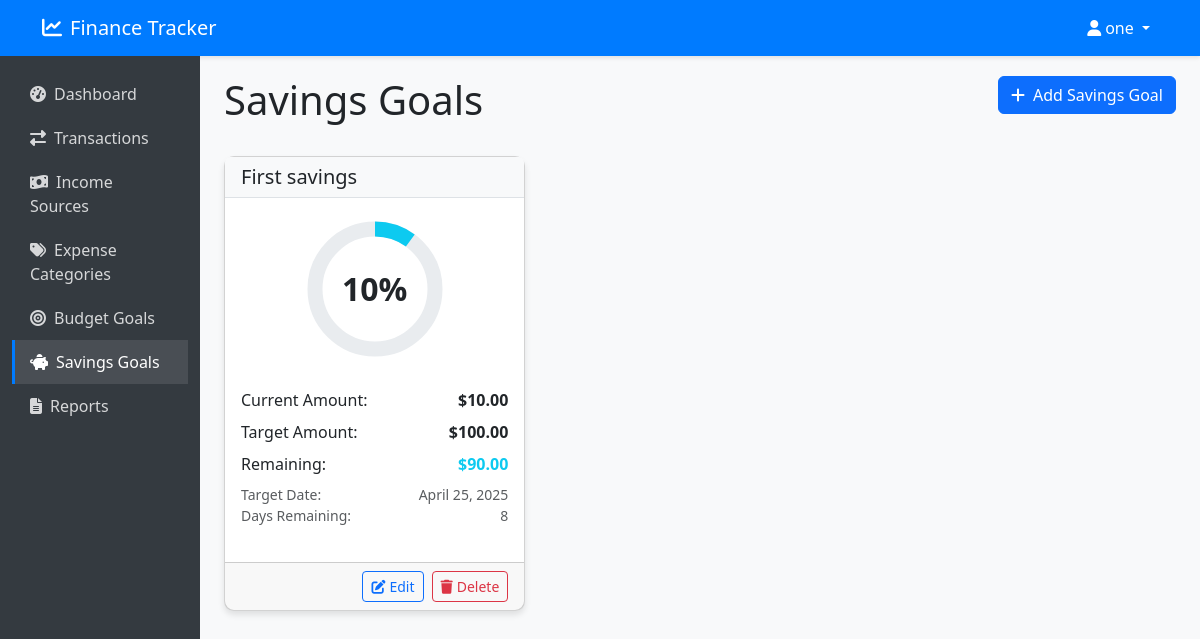
The app's page /dashboard/savings-goals/ (signed in) with its own data.
### dashboard/models.py (models this page shows, shortened)
class SavingsGoal(models.Model):
    user = models.ForeignKey(User, on_delete=models.CASCADE, related_name='savings_goals')
    name = models.CharField(max_length=100)
    target_amount = models.DecimalField(max_digits=10, decimal_places=2)
    current_amount = models.DecimalField(max_digits=10, decimal_places=2, default=0)
    target_date = models.DateField(null=True, blank=True)
    created_at = models.DateField(auto_now_add=True)
    def get_progress_percentage(self):
        if self.target_amount > 0:
            return (self.current_amount / self.target_amount) * 100
        return 0
    def days_remaining(self):
        if self.target_date:
            today = timezone.now().date()
            if today > self.target_date:
                return 0
            return (self.target_date - today).days
        return None

### dashboard/views.py (the view)
# urls.py: path('savings-goals/', views.savings_goal_list, name='savings_goal_list'),
@login_required
def savings_goal_list(request):
    savings_goals = SavingsGoal.objects.filter(user=request.user)
    return render(request, 'dashboard/savings_goal_list.html', {'savings_goals': savings_goals})

### templates/dashboard/savings_goal_list.html (shortened to what this page needs)
{% extends 'base.html' %}
{% block content %}
<div class="row mb-4">
    <div class="col-md-8">
        <h1>Savings Goals</h1>
    </div>
    <div class="col-md-4 text-end">
        <a href="{% url 'savings_goal_create' %}" class="btn btn-primary">
            <i class="fas fa-plus me-2"></i>Add Savings Goal
        </a>
    </div>
</div>
<div class="row">
    {% if savings_goals %}
        {% for goal in savings_goals %}
            <div class="col-lg-4 mb-4">
                <div class="card h-100">
                    <div class="card-header">
                        <h5 class="mb-0">{{ goal.name }}</h5>
                    </div>
                    <div class="card-body">
                        <div class="text-center mb-4">
                            <div class="position-relative d-inline-block">
                                <svg width="150" height="150" viewBox="0 0 150 150">
                                    <circle cx="75" cy="75" r="60" fill="none" stroke="#e9ecef" stroke-width="15" />
                                    <circle cx="75" cy="75" r="60" fill="none" stroke="#0dcaf0" stroke-width="15"
                                            stroke-dasharray="377"
                                            stroke-dashoffset="377"
                                            transform="rotate(-90 75 75)"
                                            class="progress-circle"
                                            data-percentage="{{ goal.get_progress_percentage|floatformat:0 }}" />
                                </svg>
                                <div class="position-absolute top-50 start-50 translate-middle">
                                    <div class="fs-2 fw-bold">{{ goal.get_progress_percentage|floatformat:0 }}%</div>
                                </div>
                            </div>
                        </div>
                        <div class="d-flex justify-content-between align-items-center mb-2">
                            <span>Current Amount:</span>
                            <span class="fw-bold">${{ goal.current_amount|floatformat:2 }}</span>
                        </div>
                        <div class="d-flex justify-content-between align-items-center mb-2">
                            <span>Target Amount:</span>
                            <span class="fw-bold">${{ goal.target_amount|floatformat:2 }}</span>
                        </div>
                        <div class="d-flex justify-content-between align-items-center mb-2">
                            <span>Remaining:</span>
                            {% with remaining=goal.target_amount|floatformat:2 %}
                            <span class="fw-bold text-info remaining-amount"
                                  data-target="{{ goal.target_amount|floatformat:2 }}"
                                  data-current="{{ goal.current_amount|floatformat:2 }}">
                            </span>
                            {% endwith %}
                        </div>
                        {% if goal.target_date %}
                            <div class="d-flex justify-content-between align-items-center text-muted small">
                                <span>Target Date:</span>
                                <span>{{ goal.target_date }}</span>
                            </div>
                            <div class="d-flex justify-content-between align-items-center text-muted small">
                                <span>Days Remaining:</span>
                                <span>{{ goal.days_remaining }}</span>
                            </div>
                        {% endif %}
                    </div>
                    <div class="card-footer d-flex justify-content-end">
                        <a href="{% url 'savings_goal_edit' goal.id %}" class="btn btn-sm btn-outline-primary me-2">
                            <i class="fas fa-edit me-1"></i>Edit
                        </a>
                        <a href="{% url 'savings_goal_delete' goal.id %}" class="btn btn-sm btn-outline-danger">
                            <i class="fas fa-trash me-1"></i>Delete
                        </a>
                    </div>
                </div>
            </div>
        {% endfor %}
    {% endif %}
</div>
{% endblock %}

### templates/base.html (shortened to what this page needs)
<!DOCTYPE html>
<html lang="en">
<head>
    <link href="https://cdn.jsdelivr.net/npm/bootstrap@5.3.0/dist/css/bootstrap.min.css" rel="stylesheet">
    <link rel="stylesheet" href="https://cdnjs.cloudflare.com/ajax/libs/font-awesome/6.4.0/css/all.min.css">
</head>
<body>
    <nav class="navbar navbar-expand-lg navbar-dark">
        <div class="container">
            <a class="navbar-brand" href="{% url 'dashboard' %}">
                <i class="fas fa-chart-line me-2"></i>Finance Tracker
            </a>
            <div class="collapse navbar-collapse" id="navbarNav">
                <ul class="navbar-nav ms-auto">
                    {% if user.is_authenticated %}
                        <li class="nav-item dropdown">
                            <a class="nav-link dropdown-toggle" href="#" id="navbarDropdown" role="button" data-bs-toggle="dropdown" aria-expanded="false">
                                <i class="fas fa-user me-1"></i>{{ user.username }}
                            </a>
                        </li>
                    {% endif %}
                </ul>
            </div>
        </div>
    </nav>
    <div class="container-fluid">
        <div class="row">
            {% if user.is_authenticated %}
                <div class="col-md-3 col-lg-2 d-md-block sidebar collapse">
                    <div class="position-sticky pt-3">
                        <ul class="nav flex-column">
                            <li class="nav-item">
                                <a class="sidebar-link {% if request.path == '/dashboard/' %}active{% endif %}" href="{% url 'dashboard' %}">
                                    <i class="fas fa-tachometer-alt me-2"></i>Dashboard
                                </a>
                            </li>
                            <li class="nav-item">
                                <a class="sidebar-link {% if '/transactions/' in request.path %}active{% endif %}" href="{% url 'transaction_list' %}">
                                    <i class="fas fa-exchange-alt me-2"></i>Transactions
                                </a>
                            </li>
                            <li class="nav-item">
                                <a class="sidebar-link {% if '/income-sources/' in request.path %}active{% endif %}" href="{% url 'income_source_list' %}">
                                    <i class="fas fa-money-bill-wave me-2"></i>Income Sources
                                </a>
                            </li>
                            <li class="nav-item">
                                <a class="sidebar-link {% if '/expense-categories/' in request.path %}active{% endif %}" href="{% url 'expense_category_list' %}">
                                    <i class="fas fa-tags me-2"></i>Expense Categories
                                </a>
                            </li>
                            <li class="nav-item">
                                <a class="sidebar-link {% if '/budget-goals/' in request.path %}active{% endif %}" href="{% url 'budget_goal_list' %}">
                                    <i class="fas fa-bullseye me-2"></i>Budget Goals
                                </a>
                            </li>
                            <li class="nav-item">
                                <a class="sidebar-link {% if '/savings-goals/' in request.path %}active{% endif %}" href="{% url 'savings_goal_list' %}">
                                    <i class="fas fa-piggy-bank me-2"></i>Savings Goals
                                </a>
                            </li>
                            <li class="nav-item">
                                <a class="sidebar-link {% if '/reports/' in request.path %}active{% endif %}" href="{% url 'generate_report' %}">
                                    <i class="fas fa-file-alt me-2"></i>Reports
                                </a>
                            </li>
                        </ul>
                    </div>
                </div>
                <div class="col-md-9 ms-sm-auto col-lg-10 px-md-4 content">
            {% else %}
                <div class="col-12 content">
            {% endif %}
                {% block content %}{% endblock %}
            </div>
        </div>
    </div>
</body>
</html>

### templates/base.html (style rules this page uses)
body { background-color: #f8f9fa; color: #212529; }
.navbar { background-color: #007bff; box-shadow: 0 2px 4px rgba(0, 0, 0, 0.1); }
.navbar-brand, .navbar-nav .nav-link { color: white; }
.card { border-radius: 10px; box-shadow: 0 4px 6px rgba(0, 0, 0, 0.1); margin-bottom: 20px; }
.card-header { background-color: #f8f9fa; border-bottom: 1px solid #dee2e6; }
.sidebar { background-color: #343a40; min-height: calc(100vh - 56px); color: white; position: sticky; top: 56px; }
.sidebar-link { color: rgba(255, 255, 255, 0.8); text-decoration: none; display: block; padding: 10px 15px; border-left: 3px solid transparent; }
.sidebar-link.active { background-color: rgba(255, 255, 255, 0.1); color: white; border-left-color: #007bff; }
.content { padding: 20px; }

### records on screen
SavingsGoal: name "First savings", get_progress_percentage "10", current_amount "10.00", target_amount "100.00", target_date "April 25, 2025", days_remaining "8"

### other values on screen
{{ user.username }} "one"
